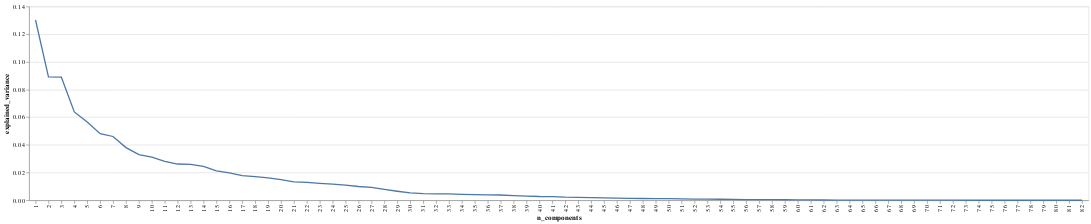

Notebook code cell kept with this figure:
### Code cell
draw_components_variance_chart(pca)

### Figure 1 — Vega-Lite specification as saved in the notebook (floating-point values rounded to 4 significant figures)
{"config": {"view": {"continuousWidth": 400, "continuousHeight": 300}}, "data": {"name": "data-a349fdb5562686e00a15d31be6e78534"}, "mark": "line", "encoding": {"x": {"field": "n_components", "type": "ordinal"}, "y": {"field": "explained_variance", "type": "quantitative"}}, "$schema": "https://vega.github.io/schema/vega-lite/v4.17.0.json", "datasets": {"data-a349fdb5562686e00a15d31be6e78534": [{"n_components": 1, "explained_variance": 0.1302}, {"n_components": 2, "explained_variance": 0.08917}, {"n_components": 3, "explained_variance": 0.08888}, {"n_components": 4, "explained_variance": 0.06382}, {"n_components": 5, "explained_variance": 0.05653}, {"n_components": 6, "explained_variance": 0.0481}, {"n_components": 7, "explained_variance": 0.04608}, {"n_components": 8, "explained_variance": 0.03804}, {"n_components": 9, "explained_variance": 0.03301}, {"n_components": 10, "explained_variance": 0.03113}, {"n_components": 11, "explained_variance": 0.02802}, {"n_components": 12, "explained_variance": 0.02618}, {"n_components": 13, "explained_variance": 0.02587}, {"n_components": 14, "explained_variance": 0.02443}, {"n_components": 15, "explained_variance": 0.02128}, {"n_components": 16, "explained_variance": 0.01979}, {"n_components": 17, "explained_variance": 0.01773}, {"n_components": 18, "explained_variance": 0.01704}, {"n_components": 19, "explained_variance": 0.01611}, {"n_components": 20, "explained_variance": 0.01497}, {"n_components": 21, "explained_variance": 0.01325}, {"n_components": 22, "explained_variance": 0.01285}, {"n_components": 23, "explained_variance": 0.01224}, {"n_components": 24, "explained_variance": 0.01169}, {"n_components": 25, "explained_variance": 0.01098}, {"n_components": 26, "explained_variance": 0.009953}, {"n_components": 27, "explained_variance": 0.009322}, {"n_components": 28, "explained_variance": 0.007826}, {"n_components": 29, "explained_variance": 0.006503}, {"n_components": 30, "explained_variance": 0.005339}, {"n_components": 31, "explained_variance": 0.004723}, {"n_components": 32, "explained_variance": 0.004676}, {"n_components": 33, "explained_variance": 0.004553}, {"n_components": 34, "explained_variance": 0.004179}, {"n_components": 35, "explained_variance": 0.004005}, {"n_components": 36, "explained_variance": 0.003951}, {"n_components": 37, "explained_variance": 0.003787}, {"n_components": 38, "explained_variance": 0.00337}, {"n_components": 39, "explained_variance": 0.003018}, {"n_components": 40, "explained_variance": 0.002714}, {"n_components": 41, "explained_variance": 0.002668}, {"n_components": 42, "explained_variance": 0.002208}, {"n_components": 43, "explained_variance": 0.002116}, {"n_components": 44, "explained_variance": 0.001884}, {"n_components": 45, "explained_variance": 0.001754}, {"n_components": 46, "explained_variance": 0.001563}, {"n_components": 47, "explained_variance": 0.001389}, {"n_components": 48, "explained_variance": 0.001279}, {"n_components": 49, "explained_variance": 0.001202}, {"n_components": 50, "explained_variance": 0.001127}, {"n_components": 51, "explained_variance": 0.001001}, {"n_components": 52, "explained_variance": 0.0008118}, {"n_components": 53, "explained_variance": 0.0007495}, {"n_components": 54, "explained_variance": 0.0007208}, {"n_components": 55, "explained_variance": 0.0007021}, {"n_components": 56, "explained_variance": 0.000508}, {"n_components": 57, "explained_variance": 0.0004606}, {"n_components": 58, "explained_variance": 0.0004121}, {"n_components": 59, "explained_variance": 0.0003632}, {"n_components": 60, "explained_variance": 0.0002924}, {"n_components": 61, "explained_variance": 0.0002296}, {"n_components": 62, "explained_variance": 0.0001876}, {"n_components": 63, "explained_variance": 0.0001594}, {"n_components": 64, "explained_variance": 0.0001425}, {"n_components": 65, "explained_variance": 0.0001335}, {"n_components": 66, "explained_variance": 0.0001255}, {"n_components": 67, "explained_variance": 0.0001121}, {"n_components": 68, "explained_variance": 0.0001071}, {"n_components": 69, "explained_variance": 5.099e-05}, {"n_components": 70, "explained_variance": 4.246e-05}, {"n_components": 71, "explained_variance": 3.001e-05}, {"n_components": 72, "explained_variance": 2.897e-05}, {"n_components": 73, "explained_variance": 2.141e-05}, {"n_components": 74, "explained_variance": 2.04e-05}, {"n_components": 75, "explained_variance": 1.812e-05}, {"n_components": 76, "explained_variance": 1.706e-05}, {"n_components": 77, "explained_variance": 9.152e-06}, {"n_components": 78, "explained_variance": 8.63e-06}, {"n_components": 79, "explained_variance": 8.149e-06}, {"n_components": 80, "explained_variance": 2.758e-06}, {"n_components": 81, "explained_variance": 1.018e-07}, {"n_components": 82, "explained_variance": 9.201e-34}]}}
